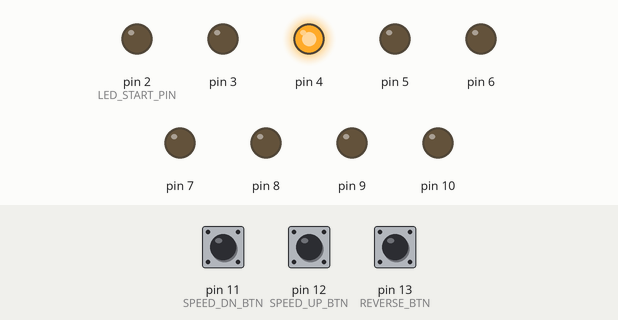
Bench run of a sketch on a simulated Arduino Uno, built with avr-gcc and run on an emulated ATmega328P. On the bench: output pins drawn as LEDs (lit = HIGH). Dashed ring = blinking. The inputs (shaded band) are chosen by the test bench; at power-on: pin 11 (SPEED_DN_BTN) HIGH, pin 12 (SPEED_UP_BTN) HIGH, pin 13 (REVERSE_BTN) HIGH.

Above: at 1.2 s.
1.3 s: pin 11 (SPEED_DN_BTN) pulled LOW for 0.15 s
At 1.3 s:
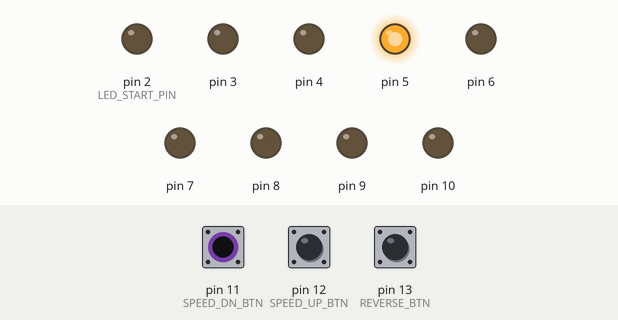
4.4 s: pin 12 (SPEED_UP_BTN) pulled LOW for 0.15 s
At 4.4 s:
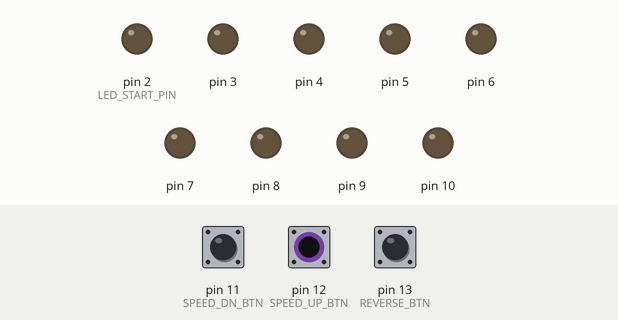
7.4 s: pin 11 (SPEED_DN_BTN) pulled LOW for 1 s
At 9.16 s:
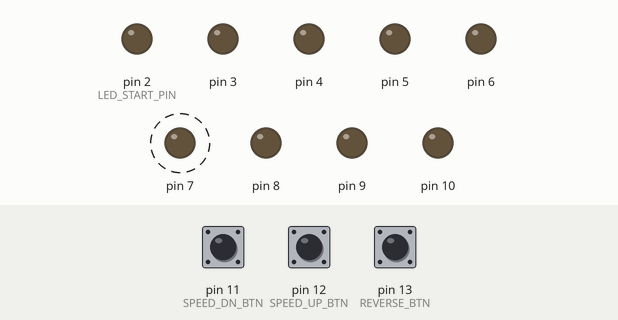
Timing chart, 0 to 16.4 s (numbered marks = the images above; inputs shaded):
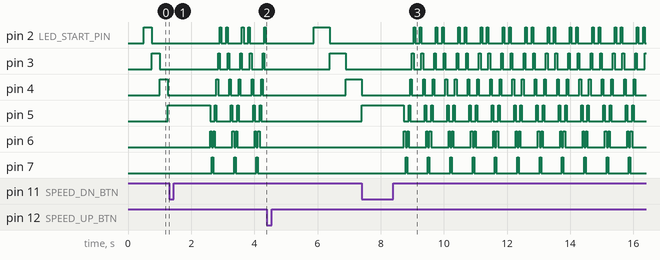

Measured:
- after the input at 4.4 s, pin 6, pin 7: stops changing and stays LOW
- after the input at 7.4 s, pin 7: alternates HIGH for 0.05 s and LOW for 0.66 s, starting after 1.4 s
- by itself, pin 2 (LED_START_PIN): repeats every 0.71 s: LOW 0.15 s, HIGH 0.05 s, LOW 0.45 s, HIGH 0.05 s
- by itself, pin 3: repeats every 0.71 s: LOW 0.25 s, HIGH 0.05 s, LOW 0.35 s, HIGH 0.05 s
- by itself, pin 4: repeats every 0.71 s: LOW 0.35 s, HIGH 0.05 s, LOW 0.25 s, HIGH 0.05 s
- by itself, pin 5: repeats every 0.71 s: HIGH 0.05 s, LOW 0.45 s, HIGH 0.05 s, LOW 0.15 s
- by itself, pin 6: repeats every 0.71 s: LOW 0.05 s, HIGH 0.05 s, LOW 0.56 s, HIGH 0.05 s
- by itself, pin 7: alternates HIGH for 0.05 s and LOW for 0.66 s

The sketch:

led_chaser.ino
```cpp
#include <Arduino.h>
#include "Bounce2.h"

//////////////////////////////////////////////////////////////////////////////
// Pin definitions
//////////////////////////////////////////////////////////////////////////////

#define LED_START_PIN 2
#define NUM_LEDS      8
#define SPEED_DN_BTN  11
#define SPEED_UP_BTN  12
#define REVERSE_BTN   13

//////////////////////////////////////////////////////////////////////////////
// Speed constants
//////////////////////////////////////////////////////////////////////////////

#define MS_PER_TICK            5
#define MIN_TICKS_PER_UPDATE   10
#define MAX_TICKS_PER_UPDATE   100
#define START_TICKS_PER_UPDATE 50
#define TICK_ADJUST_INCREMENT  10

//////////////////////////////////////////////////////////////////////////////
// Other constants
//////////////////////////////////////////////////////////////////////////////

#define DEBOUNCE_INTERVAL      5

//////////////////////////////////////////////////////////////////////////////
// An enum to track which direction the LED chaser is moving
//////////////////////////////////////////////////////////////////////////////

enum LEDDirection { DOWN, UP };

//////////////////////////////////////////////////////////////////////////////
// Variables
//////////////////////////////////////////////////////////////////////////////

uint8_t       currentSpeed     = START_TICKS_PER_UPDATE;
LEDDirection  currentDirection = UP;
uint8_t       currentLed       = 0;
uint8_t       tickCount        = 0;

Bounce        speedUpInput     = Bounce();
Bounce        speedDnInput     = Bounce();
Bounce        reverseInput     = Bounce();
int           speedDnBtnValue;
int           speedUpBtnValue;
int           reverseBtnValue;

//////////////////////////////////////////////////////////////////////////////
// Function prototypes
//////////////////////////////////////////////////////////////////////////////

void updateLeds();
void pollButtons();
void ledLoop();

//////////////////////////////////////////////////////////////////////////////
// Helper functions
//////////////////////////////////////////////////////////////////////////////

//
// updateLeds(): Turn on the current LED and turn off the others
//

void updateLeds() {
  for (int i=LED_START_PIN; i <= LED_START_PIN + NUM_LEDS; i++) {
    digitalWrite(i, (currentLed == i ? HIGH : LOW));
  }
}

//
// pollButtons(): Poll, debounce and handle the speed and direction buttons
//

void pollButtons() {
  speedDnInput.update();
  speedUpInput.update();
  reverseInput.update();

  speedDnBtnValue = speedDnInput.read();
  speedUpBtnValue = speedUpInput.read();
  reverseBtnValue = reverseInput.read();

  if (speedDnBtnValue == LOW) {
    currentSpeed -= TICK_ADJUST_INCREMENT;
    if (currentSpeed < MIN_TICKS_PER_UPDATE) {
      currentSpeed = MIN_TICKS_PER_UPDATE;
    }
  }

  if (speedUpBtnValue == LOW) {
    currentSpeed += TICK_ADJUST_INCREMENT;
    if (currentSpeed > MAX_TICKS_PER_UPDATE) {
      currentSpeed = MAX_TICKS_PER_UPDATE;
    }
  }

  if (reverseBtnValue == LOW) {
    currentDirection = (currentDirection == DOWN ? UP : DOWN);
    ledLoop();
  }
}

//
// ledLoop(): Update the LED and current state/direction variables
//

void ledLoop() {
  if (tickCount == currentSpeed) {
    if ((currentLed == (NUM_LEDS-1)) && (currentDirection == UP)) {
      currentDirection = DOWN;
    }
    else if ((currentLed == 0) && (currentDirection == DOWN)) {
      currentDirection = UP;
    }
    currentLed = currentLed + (currentDirection == UP ? 1 : -1);
    updateLeds();
    tickCount = 0;
  }
}

//////////////////////////////////////////////////////////////////////////////
// Arduino sketch setup routine
//////////////////////////////////////////////////////////////////////////////

void setup() {
  for (int i=LED_START_PIN; i <= LED_START_PIN + NUM_LEDS; i++) {
    pinMode(i, OUTPUT);
  }

  pinMode(SPEED_DN_BTN, INPUT_PULLUP);
  speedDnInput.attach(SPEED_DN_BTN);
  speedDnInput.interval(DEBOUNCE_INTERVAL);

  pinMode(SPEED_UP_BTN, INPUT_PULLUP);
  speedUpInput.attach(SPEED_UP_BTN);
  speedUpInput.interval(DEBOUNCE_INTERVAL);

  pinMode(REVERSE_BTN,  INPUT_PULLUP);
  reverseInput.attach(REVERSE_BTN);
  reverseInput.interval(DEBOUNCE_INTERVAL);

  updateLeds();
}

//////////////////////////////////////////////////////////////////////////////
// Arduino main event loop
//////////////////////////////////////////////////////////////////////////////

void loop() {
  tickCount++;

  pollButtons();
  ledLoop();

  delay(MS_PER_TICK);
}
```
